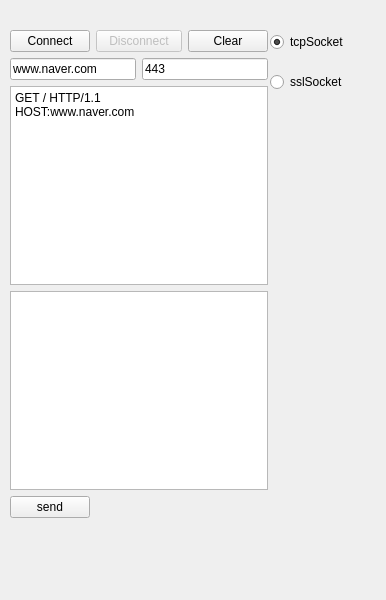
<?xml version="1.0" encoding="UTF-8"?>
<ui version="4.0">
 <class>Widget</class>
 <widget class="QWidget" name="Widget">
  <property name="geometry">
   <rect>
    <x>0</x>
    <y>0</y>
    <width>386</width>
    <height>600</height>
   </rect>
  </property>
  <property name="windowTitle">
   <string>Widget</string>
  </property>
  <widget class="QRadioButton" name="rbTcp">
   <property name="geometry">
    <rect>
     <x>270</x>
     <y>30</y>
     <width>109</width>
     <height>24</height>
    </rect>
   </property>
   <property name="text">
    <string>tcpSocket</string>
   </property>
   <property name="checked">
    <bool>true</bool>
   </property>
  </widget>
  <widget class="QRadioButton" name="rbSsl">
   <property name="geometry">
    <rect>
     <x>270</x>
     <y>70</y>
     <width>109</width>
     <height>24</height>
    </rect>
   </property>
   <property name="autoFillBackground">
    <bool>false</bool>
   </property>
   <property name="text">
    <string>sslSocket</string>
   </property>
   <property name="checked">
    <bool>false</bool>
   </property>
  </widget>
  <widget class="QWidget" name="">
   <property name="geometry">
    <rect>
     <x>10</x>
     <y>30</y>
     <width>258</width>
     <height>488</height>
    </rect>
   </property>
   <layout class="QGridLayout" name="gridLayout">
    <item row="0" column="0">
     <widget class="QPushButton" name="pbConnect">
      <property name="text">
       <string>Connect</string>
      </property>
     </widget>
    </item>
    <item row="0" column="1" colspan="2">
     <widget class="QPushButton" name="pbDisconnect">
      <property name="enabled">
       <bool>false</bool>
      </property>
      <property name="text">
       <string>Disconnect</string>
      </property>
     </widget>
    </item>
    <item row="0" column="3">
     <widget class="QPushButton" name="pbClear">
      <property name="text">
       <string>Clear</string>
      </property>
     </widget>
    </item>
    <item row="1" column="0" colspan="2">
     <widget class="QLineEdit" name="leHost">
      <property name="text">
       <string>www.naver.com</string>
      </property>
     </widget>
    </item>
    <item row="1" column="2" colspan="2">
     <widget class="QLineEdit" name="lePort">
      <property name="text">
       <string>443</string>
      </property>
     </widget>
    </item>
    <item row="2" column="0" colspan="4">
     <widget class="QPlainTextEdit" name="pteSend">
      <property name="plainText">
       <string>GET / HTTP/1.1
HOST:www.naver.com

</string>
      </property>
     </widget>
    </item>
    <item row="3" column="0" colspan="4">
     <widget class="QPlainTextEdit" name="pteMessage"/>
    </item>
    <item row="4" column="0">
     <widget class="QPushButton" name="pbSend">
      <property name="text">
       <string>send</string>
      </property>
     </widget>
    </item>
   </layout>
  </widget>
 </widget>
 <resources/>
 <connections/>
</ui>
